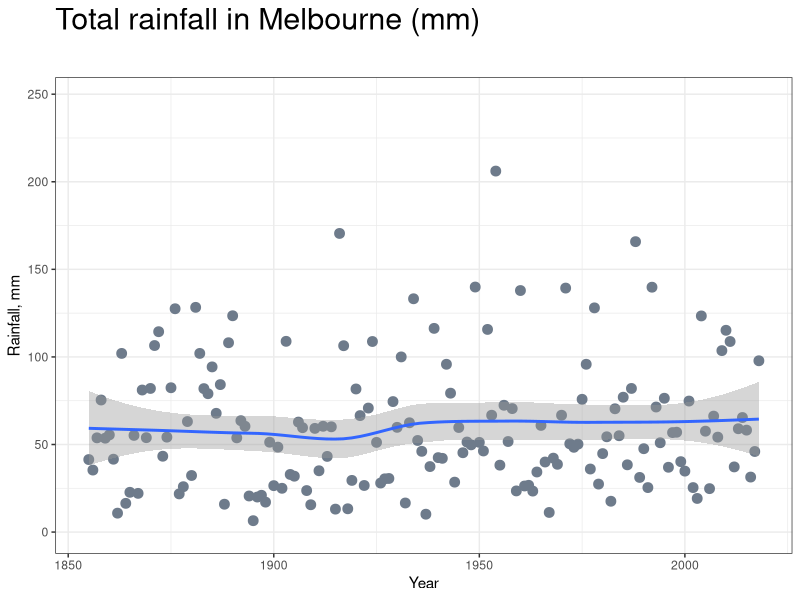
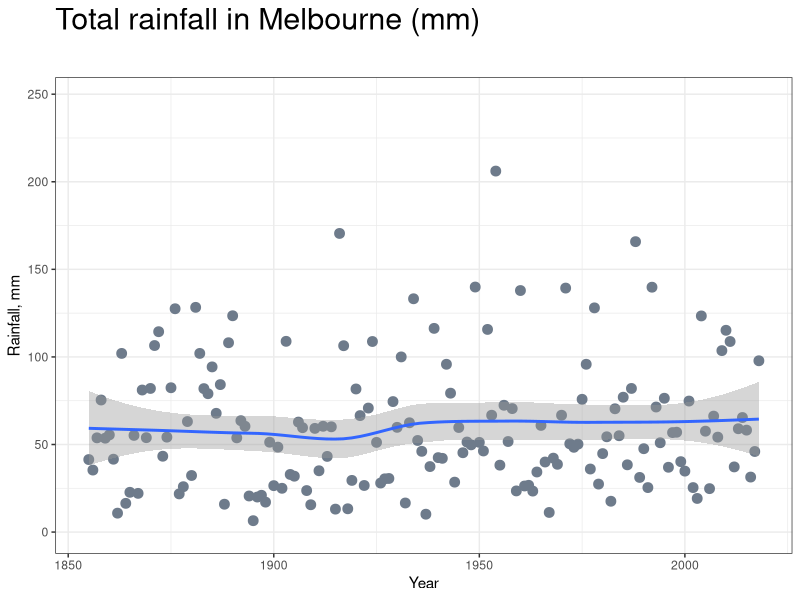

The R script that drew these images, in order:
library(tidyverse)
library(reshape2)

data1<-read.csv("data/melbourne.csv", header = TRUE)

rain <- select(data1, everything())%>%
        filter(Year %in% 1855:2018)%>%
        filter(Month %in% c(11))%>%
        group_by(Year)%>%
        summarise(raintot = sum(Rain))
        

ggplot(rain, aes(Year,raintot)) + 
        geom_point(size = 3, colour = "lightsteelblue4") + 
        geom_smooth(method = loess) + 
        ylim(0,1.2*max(na.omit(rain$raintot))) +
        theme_bw() +
        labs(title = "Total rainfall in Melbourne (mm)\n", y = "Rainfall, mm") +
        theme(plot.title = element_text(size=22))
ggsave(file.path('graphs', 'rain_melb.pdf'))

rain3 <- select(data1, everything())%>%
        filter(Year %in% 2000:2017) %>% 
        group_by(Year, Month)%>%
        filter(!is.na(Rain))%>%
        summarise (Sum = sum(Rain))

rain4 <- group_by(rain3, Month)%>%
        summarise(Mean = mean(Sum))
rain4

